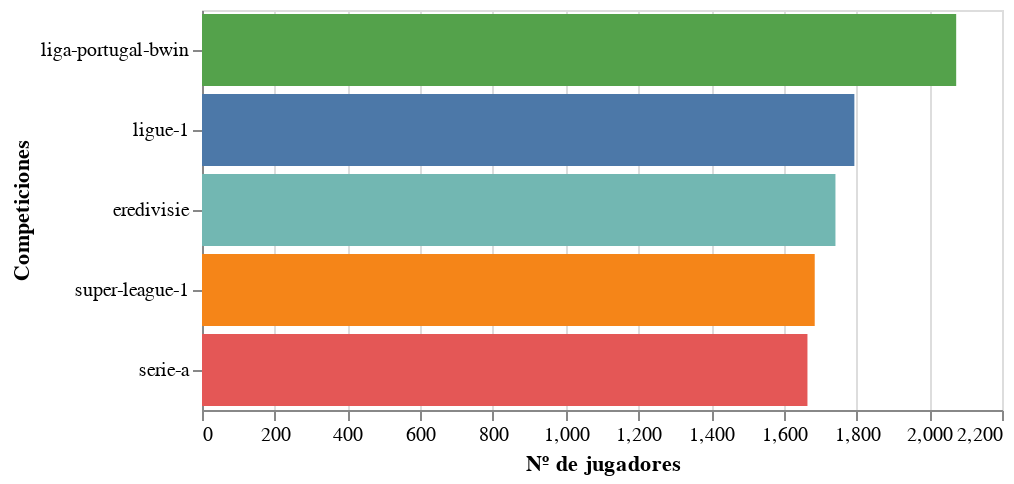

The notebook cell saved with this chart:
### Code cell
import altair as alt
chart = alt.Chart(grafCompetencias).mark_bar().encode(
    x = alt.X('count:Q', title='Nº de jugadores'),
    y = alt.Y('name:N', sort=alt.EncodingSortField(field="count", order="descending"), title='Competiciones'),
    color = alt.Color('competition_id:N', legend=None)
).properties(height=200)
chart

### Figure 1 — Vega-Lite specification as saved in the notebook (floating-point values rounded to 4 significant figures)
{"config": {"view": {"continuousWidth": 400, "continuousHeight": 300}}, "data": {"name": "data-bdf6eaf508f1b92d94febd5ce015bd94"}, "mark": "bar", "encoding": {"color": {"field": "competition_id", "legend": null, "type": "nominal"}, "x": {"field": "count", "title": "Nº de jugadores", "type": "quantitative"}, "y": {"field": "name", "sort": {"field": "count", "order": "descending"}, "title": "Competiciones", "type": "nominal"}}, "height": 200, "$schema": "https://vega.github.io/schema/vega-lite/v4.17.0.json", "datasets": {"data-bdf6eaf508f1b92d94febd5ce015bd94": [{"count": 2074, "competition_id": "PO1", "name": "liga-portugal-bwin"}, {"count": 1794, "competition_id": "FR1", "name": "ligue-1"}, {"count": 1742, "competition_id": "NL1", "name": "eredivisie"}, {"count": 1685, "competition_id": "GR1", "name": "super-league-1"}, {"count": 1665, "competition_id": "IT1", "name": "serie-a"}]}}
